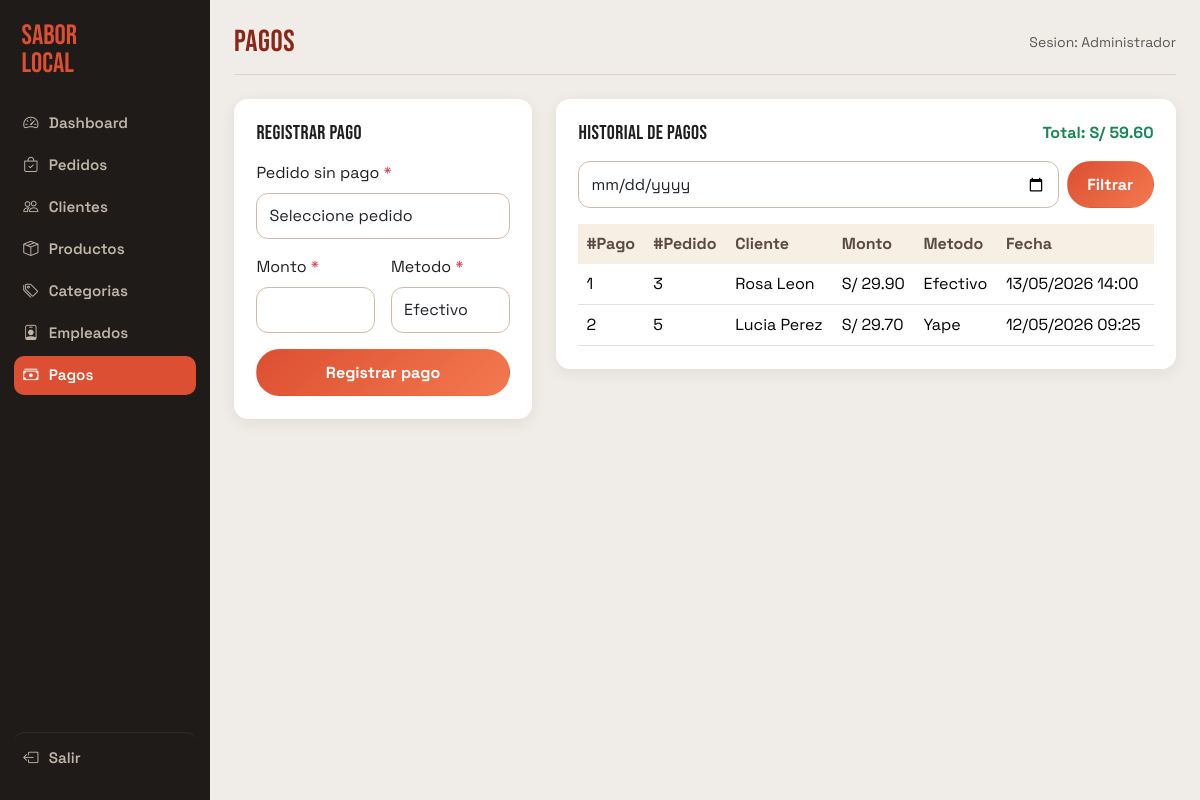
/admin/pagos.php (signed in), run on the app's committed database.
### tables this page shows
CREATE TABLE IF NOT EXISTS pagos (
  id          INT UNSIGNED AUTO_INCREMENT PRIMARY KEY,
  pedido_id   INT UNSIGNED NOT NULL UNIQUE,        
  monto       DECIMAL(10,2) NOT NULL,
  metodo      ENUM('efectivo','yape','plin','tarjeta') NOT NULL DEFAULT 'efectivo',
  fecha       TIMESTAMP DEFAULT CURRENT_TIMESTAMP,
  CONSTRAINT fk_pago_pedido
    FOREIGN KEY (pedido_id) REFERENCES pedidos(id)
    ON UPDATE CASCADE ON DELETE RESTRICT
);

CREATE TABLE IF NOT EXISTS pedidos (
  id           INT UNSIGNED AUTO_INCREMENT PRIMARY KEY,
  cliente_id   INT UNSIGNED NOT NULL,
  producto_id  INT UNSIGNED NOT NULL,
  cantidad     SMALLINT UNSIGNED NOT NULL DEFAULT 1,
  total        DECIMAL(10,2) NOT NULL,
  forma_entrega ENUM('delivery','recojo') NOT NULL DEFAULT 'delivery',
  observaciones TEXT,
  estado       ENUM('pendiente','en_preparacion','enviado','entregado') NOT NULL DEFAULT 'pendiente',
  fecha        TIMESTAMP DEFAULT CURRENT_TIMESTAMP,
  CONSTRAINT fk_pedido_cliente
    FOREIGN KEY (cliente_id) REFERENCES clientes(id)
    ON UPDATE CASCADE ON DELETE RESTRICT,
  CONSTRAINT fk_pedido_producto
    FOREIGN KEY (producto_id) REFERENCES productos(id)
    ON UPDATE CASCADE ON DELETE RESTRICT
);

CREATE TABLE IF NOT EXISTS clientes (
  id          INT UNSIGNED AUTO_INCREMENT PRIMARY KEY,
  nombre      VARCHAR(120) NOT NULL,
  telefono    VARCHAR(20)  NOT NULL,
  direccion   VARCHAR(255) NOT NULL,
  activo      TINYINT(1) NOT NULL DEFAULT 1,       
  creado_en   TIMESTAMP DEFAULT CURRENT_TIMESTAMP
);

### config/database.php (called while the page is built, shortened)
<?php
function getDB(): PDO
{
    static $pdo = null;
    if ($pdo === null) {
        $dsn = sprintf('mysql:host=%s;dbname=%s;charset=%s', DB_HOST, DB_NAME, DB_CHARSET);
        $pdo = new PDO($dsn, DB_USER, DB_PASS, [
            PDO::ATTR_ERRMODE            => PDO::ERRMODE_EXCEPTION,
            PDO::ATTR_DEFAULT_FETCH_MODE => PDO::FETCH_ASSOC,
            PDO::ATTR_EMULATE_PREPARES   => false,
        ]);
    }
    return $pdo;
}

### model/Pago.php (called while the page is built, shortened)
<?php
require_once __DIR__ . '/../config/database.php';
class Pago
{
    public static function todos(string $fecha = ''): array
    {
        $sql    = "SELECT pa.*, pe.id AS num_pedido, cl.nombre AS cliente_nombre
                   FROM pagos pa
                   JOIN pedidos pe ON pe.id = pa.pedido_id
                   JOIN clientes cl ON cl.id = pe.cliente_id
                   WHERE 1=1";
        $params = [];
        $sql .= " ORDER BY pa.fecha DESC";
        $stmt = getDB()->prepare($sql);
        $stmt->execute($params);
        return $stmt->fetchAll();
    }
}

### admin/pagos.php (the view, shortened to what this page needs)
<?php
require_once '../config/database.php';
require_once '../model/Pago.php';
$fecha       = $_GET['fecha'] ?? '';
$pagos       = Pago::todos($fecha);
$totalFiltro = array_sum(array_column($pagos, 'monto'));
include '../views/layouts/admin_head.php';
?>
<div class="row g-4">
  <div class="col-12 col-lg-4">
    <div class="admin-card">
      <h2 class="h5 mb-3">Registrar pago</h2>
      <form method="POST" class="row g-3">
        <div class="col-12">
          <label class="form-label">Pedido sin pago <span class="text-danger">*</span></label>
          <select name="pedido_id" class="form-select" required>
            <option value="">Seleccione pedido</option>
          </select>
        </div>
        <div class="col-12 col-md-6">
          <label class="form-label">Monto <span class="text-danger">*</span></label>
          <input type="number" name="monto" class="form-control" step="0.01" min="0.01" required>
        </div>
        <div class="col-12 col-md-6">
          <label class="form-label">Metodo <span class="text-danger">*</span></label>
          <select name="metodo" class="form-select" required>
            <option value="efectivo">Efectivo</option>
          </select>
        </div>
        <div class="col-12">
          <button class="btn btn-main w-100" type="submit">Registrar pago</button>
        </div>
      </form>
    </div>
  </div>
  <div class="col-12 col-lg-8">
    <div class="admin-card">
      <div class="d-flex justify-content-between align-items-center mb-3 flex-wrap gap-2">
        <h2 class="h5 mb-0">Historial de pagos</h2>
        <strong class="text-success">Total: S/ <?= number_format($totalFiltro, 2) ?></strong>
      </div>
      <form class="d-flex gap-2 mb-3" method="GET">
        <input type="date" name="fecha" class="form-control" value="<?= htmlspecialchars($fecha) ?>">
        <button class="btn btn-main" type="submit">Filtrar</button>
      </form>
      <div class="table-responsive">
        <table class="table align-middle mb-0">
          <thead>
            <tr><th>#Pago</th><th>#Pedido</th><th>Cliente</th><th>Monto</th><th>Metodo</th><th>Fecha</th></tr>
          </thead>
          <tbody>
            <?php foreach ($pagos as $pago): ?>
            <tr>
              <td><?= $pago['id'] ?></td>
              <td><?= $pago['num_pedido'] ?></td>
              <td><?= htmlspecialchars($pago['cliente_nombre']) ?></td>
              <td>S/ <?= number_format($pago['monto'], 2) ?></td>
              <td><?= ucfirst($pago['metodo']) ?></td>
              <td><?= date('d/m/Y H:i', strtotime($pago['fecha'])) ?></td>
            </tr>
            <?php endforeach; ?>
          </tbody>
        </table>
      </div>
    </div>
  </div>
</div>
<?php include '../views/layouts/admin_foot.php'; ?>

### assets/css/styles.css (style rules this page uses)
:root { --bg: #f7efe4; --paper: #fffdf8; --ink: #1f1f21; --muted: #6c6f76; --brand: #dc4f32; --brand-dark: #8c2618; --accent: #fdc65e; --ok: #2b8742; --radius: 18px; --radius-sm: 12px; --shadow-soft: 0 12px 30px rgba(45, 31, 26, 0.08); --shadow-hover: 0 18px 34px rgba(45, 31, 26, 0.16); }
* { box-sizing: border-box; }
body { margin: 0; font-family: "Space Grotesk", sans-serif; background: radial-gradient(circle at 20% -10%, #ffd08f 0%, #f7efe4 35%) no-repeat, linear-gradient(180deg, #f7efe4, #f8f5ee 40%, #efe7dc 100%); color: var(--ink); min-height: 100vh; }
h1, h2, h3, .brand { font-family: "Bebas Neue", sans-serif; letter-spacing: 0.02em; }
.btn, .form-control, .form-select, textarea { min-height: 46px; }
.btn-main, .btn-admin { background: linear-gradient(135deg, var(--brand), #f3794f); color: #fff; border: 1px solid transparent; border-radius: 999px; padding: 0.65rem 1.2rem; font-weight: 700; }
.form-control, .form-select, textarea { border-radius: 12px; border: 1px solid #cebca7; background: #fff; font-size: 1rem; }

### assets/css/admin.css (style rules this page uses)
body.is-admin { background: #f0ede8 !important; font-family: "Space Grotesk", sans-serif; }
.admin-card { background: #fff; border-radius: 14px; padding: 1.4rem; box-shadow: 0 4px 16px rgba(30, 27, 24, 0.07); margin-bottom: 1.4rem; }
.table > thead > tr > th { font-weight: 700; background: #f7efe4; color: #5b4a40; border-bottom: none; }

### data on the page
pagos: id "1", pedido "3", clientes.nombre "Rosa Leon", monto "29.90", metodo "Efectivo", fecha "13/05/2026 14:00"
pagos: id "2", pedido "5", clientes.nombre "Lucia Perez", monto "29.70", metodo "Yape", fecha "12/05/2026 09:25"

### other printed values
$nav['label'] "Dashboard"
$nav['label'] "Pedidos"
$nav['label'] "Clientes"
$nav['label'] "Productos"
$nav['label'] "Categorias"
$nav['label'] "Empleados"
$nav['label'] "Pagos"
$pageTitle "Pagos"
$_SESSION['usuario_nombre'] "Administrador"
$totalFiltro "59.60"
